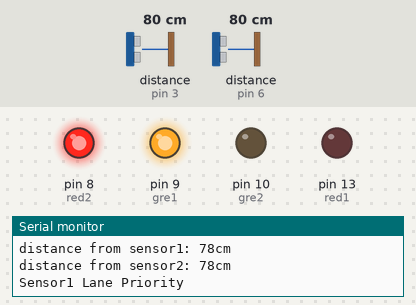
Bench run of a sketch on a simulated Arduino Uno, built with avr-gcc and run on an emulated ATmega328P. On the bench: output pins drawn as LEDs (lit = HIGH), the last lines printed to the serial monitor. Wiring (inferred from the names in the program): 2 × ultrasonic range finder: trigger pin 4, echo pin 3 / trigger pin 5, echo pin 6. The inputs (shaded band) are chosen by the test bench; at power-on: distance to the obstacle (sensors on pin 3, pin 6) 80 cm. The echo pulse lasts 58.3 µs per cm; pins used as bus, display or sensor lines are not drawn.

Above: at 2.3 s.
2.4 s: distance to the obstacle (sensor on pin 3) set to 249 cm
4.7 s: distance to the obstacle (sensor on pin 3) set to 258 cm
At 7.7 s:
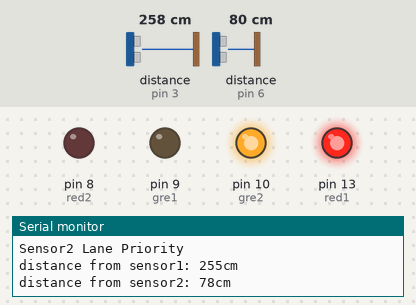
8.0 s: distance to the obstacle (sensor on pin 3) set to 2 cm
At 9.9 s:
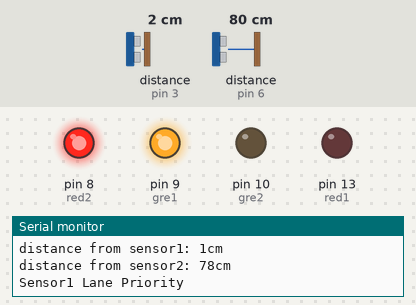
11.1 s: distance to the obstacle (sensor on pin 3) set to 299 cm
At 13.3 s:
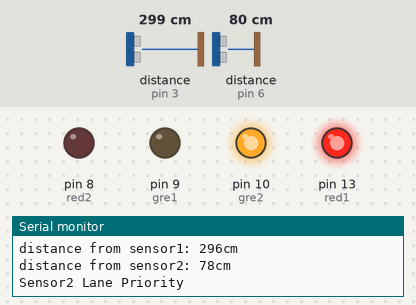
Timing chart, 0 to 14.8 s (numbered marks = the images above; inputs shaded):
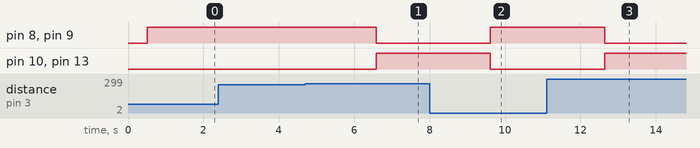

The sketch:

ultrasonic_test.ino
```cpp
int trigPin1 = 4;
int echoPin1 = 3;
int trigPin2 = 5;
int echoPin2 = 6;
int red1 = 13;
int red2 = 8;
int gre2 = 10;
int gre1 = 9;

long duration1, duration2;
int distance1, distance2;


void setup() {
  // put your setup code here, to run once:
pinMode (trigPin1, OUTPUT);
pinMode (echoPin1, INPUT);
pinMode (trigPin2, OUTPUT);
pinMode (echoPin2, INPUT);
pinMode (red1, OUTPUT);
pinMode (red2, OUTPUT);
pinMode (gre2, OUTPUT);
pinMode (gre1, OUTPUT);

Serial.begin(9600);

}

void loop() {
  // put your main code here, to run repeatedly:
 /*==================================
   *    Ultrasonic Sensor#1
   ==================================*/


  //set TRIGGER_PIN1 to High for 10 microseconds
    digitalWrite(trigPin1, LOW);
    delayMicroseconds(2);

  digitalWrite(trigPin1, HIGH);
  delayMicroseconds(10);
  digitalWrite(trigPin1, LOW);

  //read the duration of the sound wave with ECHO_PIN1
  duration1 = pulseIn(echoPin1, HIGH);

  //calculate distance based on duration of ultrasound from triggerPin to echoPin
  distance1 = duration1*0.034/2;
 /*  ===============================
   *    Ultrasonic Sensor#2
   ==================================*/
  //clear TRIGGER_PIN2 value, setting it to LOW for 2 microseconds
  digitalWrite(trigPin2, LOW);
  delayMicroseconds(2);

  //set TRIGGER_PIN2 to High for 10 microseconds
  digitalWrite(trigPin2, HIGH);
  delayMicroseconds(10);
  digitalWrite(trigPin2, LOW);

  //read the duration of the sound wave with ECHO_PIN1
  duration2 = pulseIn(echoPin2, HIGH);

  //calculate distance based on duration of ultrasound from triggerPin to echoPin
  distance2 = duration2*0.034/2;
   /*==================================
   *    Print to Serial Monitor
   ==================================*/

  Serial.print("distance from sensor1: ");
  Serial.print(distance1);
  Serial.println("cm");
  Serial.print("distance from sensor2: ");
  Serial.print(distance2);
  Serial.println("cm");
  delay(500);

  /*==================================
   *    Control LED
   ==================================*/

  if (distance1 <=250)
 {
    digitalWrite(gre1, HIGH);
    digitalWrite(red2, HIGH);
    digitalWrite(gre2, LOW);
    digitalWrite(red1, LOW);
    Serial.println("Sensor1 Lane Priority");
    delay(1000);
  }
  else if (distance2 <=250 )
 {
    digitalWrite(gre2, HIGH);
    digitalWrite(red1, HIGH);
    digitalWrite(gre1, LOW);
    digitalWrite(red2, LOW);
    Serial.println("Sensor2 Lane Priority");
    delay(1000);
 }
   else
 {
    digitalWrite(gre2, LOW);
    digitalWrite(red1, LOW);
    digitalWrite(gre1, LOW);
    digitalWrite(red2, LOW);
}
 if (distance1 >= 300 && distance2 >= 300)
 {
    digitalWrite(gre2, LOW);
    digitalWrite(red1, LOW);
    digitalWrite(gre1, LOW);
    digitalWrite(red2, LOW);
    Serial.println("No object detected");
    delay(1000);
 }
}
```

Measured:
- the behaviour switches between 253 and 254 cm on distance to the obstacle (sensor on pin 3) (found by bisection; images 0 and 1)
- after the input at 4.7 s, pin 8 (red2), pin 9 (gre1): HIGH → LOW after 1.9 s; pin 10 (gre2), pin 13 (red1): LOW → HIGH after 1.9 s
- after the input at 8.0 s, pin 8 (red2), pin 9 (gre1): LOW → HIGH after 1.6 s; pin 10 (gre2), pin 13 (red1): HIGH → LOW after 1.6 s
- after the input at 11.1 s, pin 8 (red2), pin 9 (gre1): HIGH → LOW after 1.5 s; pin 10 (gre2), pin 13 (red1): LOW → HIGH after 1.5 s
